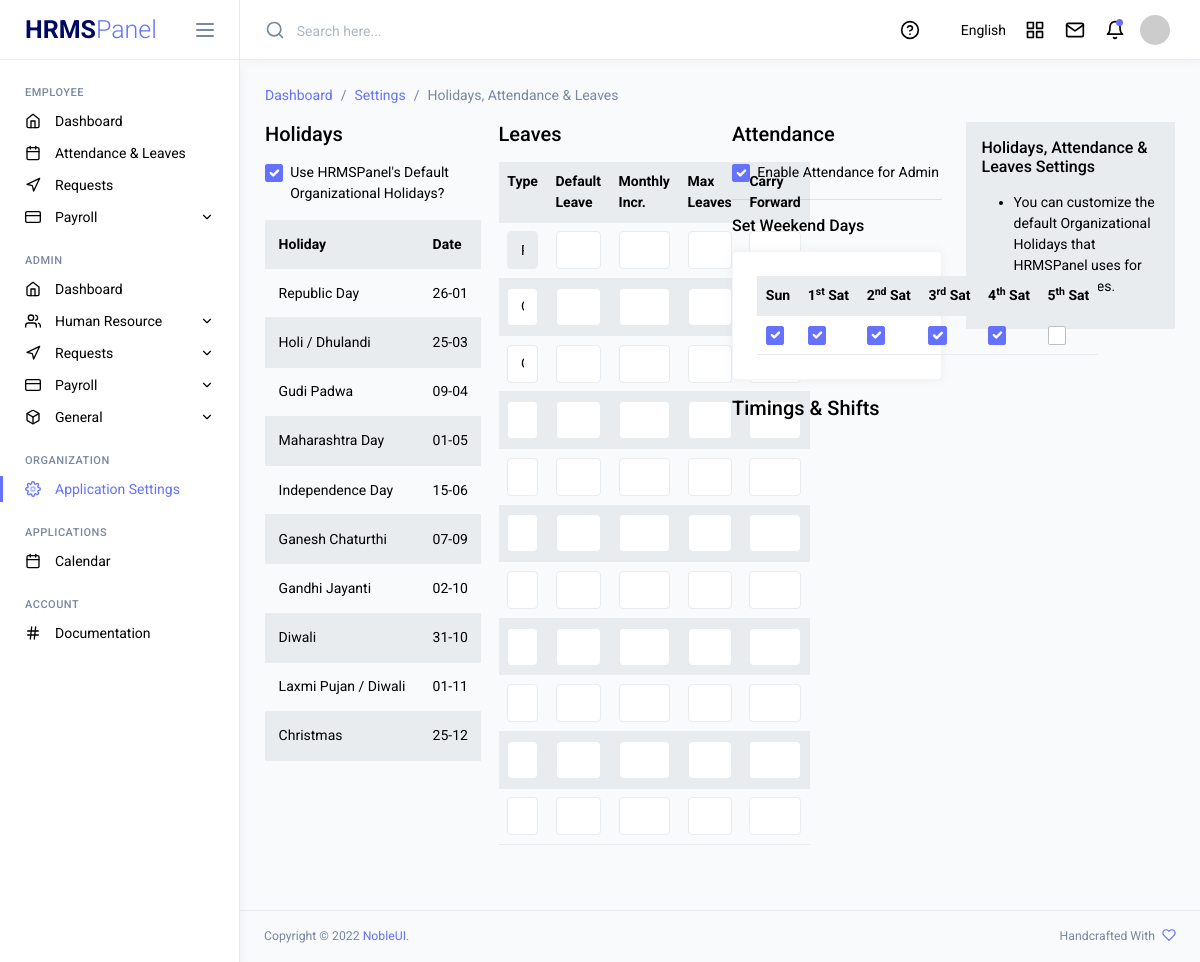
Page /hr-web-app/settings/app-settings/attendance on the committed database.
### tables this page shows
CREATE TABLE `app_company_holidays` (
  `id` int(11) NOT NULL,
  `app_id` text NOT NULL,
  `title` varchar(200) NOT NULL,
  `from_date` varchar(100) DEFAULT NULL,
  `to_date` varchar(100) DEFAULT NULL,
  `created_at` timestamp NOT NULL DEFAULT current_timestamp()
);

### hr-web-app/application/core/MY_Loader.php (called while the page is built, shortened)
<?php
class MY_Loader extends CI_Loader
{
	public function admin_dashboard($view, $vars = array(), $return = FALSE)
	{
		$this->view("main/" . $view, $vars);
	}
}

### hr-web-app/application/controllers/CompanySettingsController.php (called while the page is built, shortened)
<?php
class CompanySettingsController extends My_Controller
{
	public $data;
	public function appSettings($setting)
	{
		switch ($setting) {
			case 'attendance':
				$this->load->model("org_settings/HolidaysModel");
				$this->data['org_holidays'] = json_decode($this->HolidaysModel->get(["title", "from_date", "to_date"]), true);
				$this->load->admin_dashboard('admin/settings/attendance', $this->data);
				break;
		}
	}
}

### hr-web-app/index.php (called while the page is built, shortened)
<?php
require_once BASEPATH.'core/CodeIgniter.php';

### hr-web-app/application/models/org_settings/HolidaysModel.php (called while the page is built, shortened)
<?php
class HolidaysModel extends CI_Model
{
	public function get($columns = NULL, $where = NULL, $limit = NULL, $day = "today")
	{
		if (NULL !== $columns && count($columns) > 0) {
			$this->db->select($columns);
		}
		return json_encode($this->db->get("app_company_holidays")->result_array());
	}
}

### hr-web-app/application/views/main/admin/settings/attendance.php (the view, shortened to what this page needs)
<div class="page-content">
	<nav class="page-breadcrumb">
		<ol class="breadcrumb">
			<li class="breadcrumb-item"><a href="<?= base_url("dashboard") ?>">Dashboard</a></li>
			<li class="breadcrumb-item"><a href="<?= base_url("settings/app-settings/home") ?>">Settings</a></li>
			<li class="breadcrumb-item active" aria-current="page">Holidays, Attendance & Leaves</li>
		</ol>
	</nav>
	<div class="row">
		<div class="col-xxl-10 col-xl-9 col-12">
			<div class="row">
				<div class="col-xl-4 col-lg-6 col-12 grid-margin">
					<div class="mb-3">
						<h4>Holidays</h4>
					</div>
					<div class="mb-3 form-check">
						<input class="form-check-input" name="holiday_structure" type="checkbox" value="default" checked id="checkDefaultHolidays">
						<label class="form-check-label" for="checkDefaultHolidays">
							Use <?= APP_NAME ?>'s Default Organizational Holidays?
						</label>
					</div>
					<div class="">
						<table class="table table-striped fixed-h500 mb-3" id="defaultHolidays">
							<tr>
								<th>Holiday</th>
								<th>Date</th>
							</tr>
							<?php foreach ($org_holidays as $key => $holiday) : ?>
								<tr>
									<td><?= $holiday['title'] ?></td>
									<td>
										<?php
										if ($holiday["from_date"] == $holiday["to_date"]) {
											$date = $holiday["from_date"];
										} else {
											$date = $holiday["from_date"] . " to " . $holiday["to_date"];
										}
										echo $date;
										?>
									</td>
								</tr>
							<?php endforeach ?>
						</table>
					</div>
				</div>
				<div class="col-xl-4 col-lg-6 col-12 grid-margin">
					<div class="mb-3">
						<h4>Leaves</h4>
					</div>
					<table class="table table-sm table-striped mb-3">
						<tr>
							<th style="width:200px">Type</th>
							<th>Default<br>Leave</th>
							<th>Monthly<br>Incr.</th>
							<th>Max<br>Leaves</th>
							<th>Carry<br>Forward</th>
						</tr>
						<tr>
							<td style="width:200px">
								<input type="text" class="form-control" value="Paid Leaves" disabled>
							</td>
							<td>
								<input type="text" class="form-control">
							</td>
							<td>
								<input type="text" class="form-control">
							</td>
							<td>
								<input type="text" class="form-control">
							</td>
							<td>
							</td>
						</tr>
						<tr>
							<td style="width:200px">
								<input type="text" class="form-control" value="Casual Leaves">
							</td>
							<td>
								<input type="text" class="form-control">
							</td>
							<td>
								<input type="text" class="form-control">
							</td>
							<td>
								<input type="text" class="form-control">
							</td>
							<td>
							</td>
						</tr>
						<tr>
							<td style="width:200px">
								<input type="text" class="form-control" value="Compensatory Off">
							</td>
							<td>
								<input type="text" class="form-control">
							</td>
							<td>
								<input type="text" class="form-control">
							</td>
							<td>
								<input type="text" class="form-control">
							</td>
							<td>
							</td>
						</tr>
						<tr>
							<td style="width:200px">
								<input type="text" class="form-control">
							</td>
							<td>
								<input type="text" class="form-control">
							</td>
							<td>
								<input type="text" class="form-control">
							</td>
							<td>
								<input type="text" class="form-control">
							</td>
							<td>
								<input type="text" class="form-control">
							</td>
						</tr>
						<tr>
							<td style="width:200px">
								<input type="text" class="form-control">
							</td>
							<td>
								<input type="text" class="form-control">
							</td>
							<td>
								<input type="text" class="form-control">
							</td>
							<td>
								<input type="text" class="form-control">
							</td>
							<td>
								<input type="text" class="form-control">
							</td>
						</tr>
						<tr>
							<td style="width:200px">
								<input type="text" class="form-control">
							</td>
							<td>
								<input type="text" class="form-control">
							</td>
							<td>
								<input type="text" class="form-control">
							</td>
							<td>
								<input type="text" class="form-control">
							</td>
							<td>
								<input type="text" class="form-control">
							</td>
						</tr>
						<tr>
							<td style="width:200px">
								<input type="text" class="form-control">
							</td>
							<td>
								<input type="text" class="form-control">
							</td>
							<td>
								<input type="text" class="form-control">
							</td>
							<td>
								<input type="text" class="form-control">
							</td>
							<td>
								<input type="text" class="form-control">
							</td>
						</tr>
						<tr>
							<td style="width:200px">
								<input type="text" class="form-control">
							</td>
							<td>
								<input type="text" class="form-control">
							</td>
							<td>
								<input type="text" class="form-control">
							</td>
							<td>
								<input type="text" class="form-control">
							</td>
							<td>
								<input type="text" class="form-control">
							</td>
						</tr>
						<tr>
							<td style="width:200px">
								<input type="text" class="form-control">
							</td>
							<td>
								<input type="text" class="form-control">
							</td>
							<td>
								<input type="text" class="form-control">
							</td>
							<td>
								<input type="text" class="form-control">
							</td>
							<td>
								<input type="text" class="form-control">
							</td>
						</tr>
						<tr>
							<td style="width:200px">
								<input type="text" class="form-control">
							</td>
							<td>
								<input type="text" class="form-control">
							</td>
							<td>
								<input type="text" class="form-control">
							</td>
							<td>
								<input type="text" class="form-control">
							</td>
							<td>
								<input type="text" class="form-control">
							</td>
						</tr>
						<tr>
							<td style="width:200px">
								<input type="text" class="form-control">
							</td>
							<td>
								<input type="text" class="form-control">
							</td>
							<td>
								<input type="text" class="form-control">
							</td>
							<td>
								<input type="text" class="form-control">
							</td>
							<td>
								<input type="text" class="form-control">
							</td>
						</tr>
					</table>
				</div>
				<div class="col-xl-4 col-lg-6 col-12 grid-margin">
					<div class="mb-3">
						<h4>Attendance</h4>
					</div>
					<div class="mb-3">
						<div class="form-check mb-3">
							<input class="form-check-input" type="checkbox" value="" id="flexCheckChecked" checked>
							<label class="form-check-label" for="flexCheckChecked">
								Enable Attendance for Admin
							</label>
						</div>
						<hr>
						<div class="mb-3">
							<h5 class="mb-3">Set Weekend Days</h5>
							<div class="card ">
								<div class="card-body">
									<table class="table table-striped table-sm">
										<tr>
											<th>Sun</th>
											<th>1<sup>st</sup> Sat</th>
											<th>2<sup>nd</sup> Sat</th>
											<th>3<sup>rd</sup> Sat</th>
											<th>4<sup>th</sup> Sat</th>
											<th>5<sup>th</sup> Sat</th>
										</tr>
										<tr>
											<td>
												<input class="form-check-input" type="checkbox" value="" id="flexCheckChecked" checked>
											</td>
											<td>
												<input class="form-check-input" type="checkbox" value="" id="flexCheckChecked" checked>
											</td>
											<td>
												<input class="form-check-input" type="checkbox" value="" id="flexCheckChecked" checked>
											</td>
											<td>
												<input class="form-check-input" type="checkbox" value="" id="flexCheckChecked" checked>
											</td>
											<td>
												<input class="form-check-input" type="checkbox" value="" id="flexCheckChecked" checked>
											</td>
											<td>
												<input class="form-check-input" type="checkbox" value="" id="flexCheckChecked">
											</td>
										</tr>
									</table>
								</div>
							</div>
						</div>
					</div>
					<div class="mb-3">
						<h4>Timings & Shifts</h4>
					</div>
				</div>
			</div>
		</div>
		<div class="col-xxl-2 col-xl-3 col-12">
			<div class="p-3 bg-light">
				<div class="mb-3">
					<h5>Holidays, Attendance & Leaves Settings</h5>
				</div>
				<div class="desc">
					<ul>
						<li>
							You can customize the default Organizational Holidays that <?= APP_NAME ?> uses for your employees.
						</li>
					</ul>
				</div>
			</div>
		</div>
	</div>
</div>

### rows in the picture
app_company_holidays: title "Republic Day", from_date "26-01"
app_company_holidays: title "Holi / Dhulandi", from_date "25-03"
app_company_holidays: title "Gudi Padwa", from_date "09-04"
app_company_holidays: title "Maharashtra Day", from_date "01-05"
app_company_holidays: title "Independence Day", from_date "15-06"
app_company_holidays: title "Ganesh Chaturthi", from_date "07-09"
app_company_holidays: title "Gandhi Jayanti", from_date "02-10"
app_company_holidays: title "Diwali", from_date "31-10"
app_company_holidays: title "Laxmi Pujan / Diwali", from_date "01-11"
app_company_holidays: title "Christmas", from_date "25-12"

### other values in the picture
APP_NAME "HRMSPanel"
